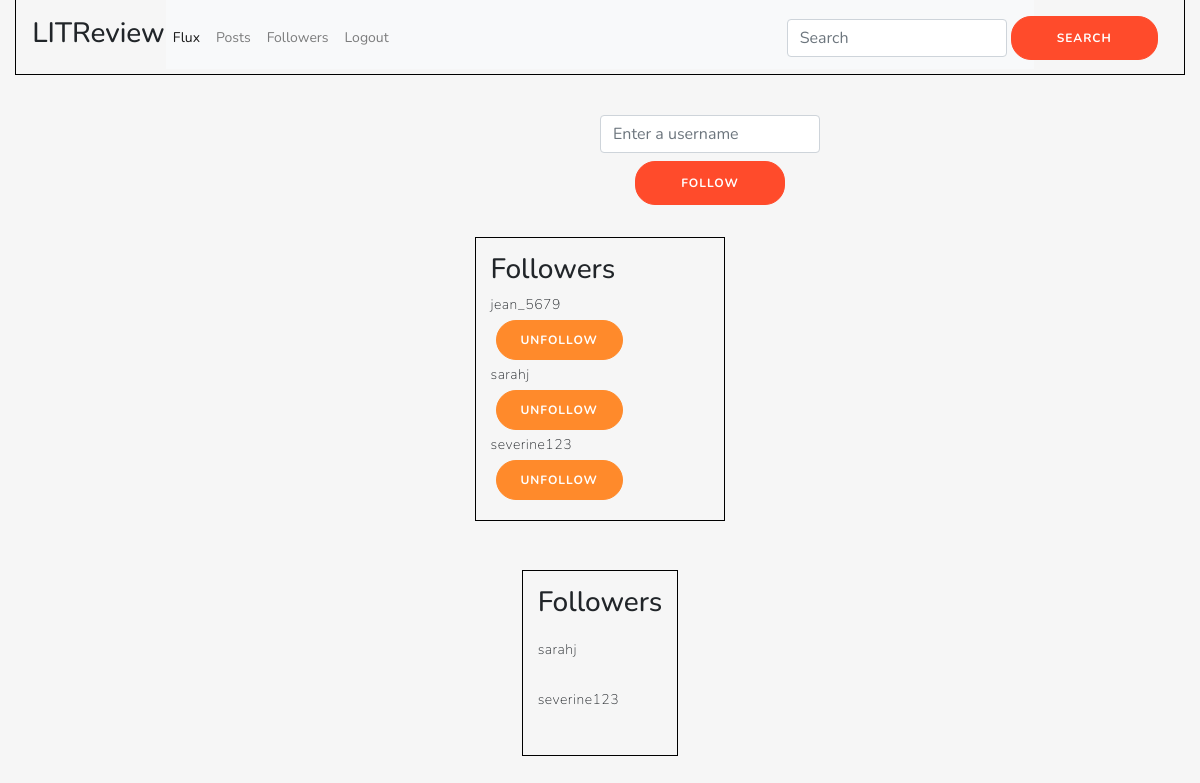
The app's page /abos/ (signed in) with its own data.
### followers/models.py (models this page shows)
class UserFollows(models.Model):
    user = models.ForeignKey(
        to=settings.AUTH_USER_MODEL, on_delete=models.CASCADE, related_name='following')
    followed_user = models.ForeignKey(
        to=settings.AUTH_USER_MODEL, on_delete=models.CASCADE, related_name='followed_by')
    class Meta:
        unique_together = ('user', 'followed_user',)
        pass

### user/models.py (models this page shows)
class User(AbstractUser):
    pass

### LITReview/views.py (the view, shortened to what this page needs)
# urls.py: path('abos/', views.abos_view, name='abos'),
@login_required
def abos_view(request):
    userfollows = get_user_follows(request.user)
    followers = get_user_followers(request.user)
    return render(request, 'abos/abos.html', locals())

### LITReview/views.py (called while the page is built)
def get_user_follows(userx):
    follows_list = UserFollows.objects.filter(user=userx)
    return follows_list

def get_user_followers(userx):
    followers_list = UserFollows.objects.filter(followed_user=userx)
    return followers_list

### templates/abos/abos.html (shortened to what this page needs)
{% extends "base_template.html" %}
{% block content %}
<br>
<div class="input-group">
    <form action="#" method="POST">
        <input type="search" name="search" class="form-control rounded" placeholder="Enter a username" id="form_f"
            aria-label="Search" aria-describedby="search-addon"/>
        <button type="submit" id="form_f">Follow</button>
    </form>
</div>
<div class="ticket_snippet">
    <h3>Followers</h3>
    {% for userfollow in userfollows %}
    <div class="follows_snippet">
        <p class="username">{{userfollow.followed_user}}</p><a href="unfollow/{{userfollow.followed_user}}"><button
                type="button" class="unfollowbutton">Unfollow</button></a>
    </div>
    {% endfor %}
</div>
<div class="ticket_snippet">
    <h3>Followers</h3>
    {% for follower in followers %}
    <div class="follows_snippet">
        <p>{{follower.user}}</p>
    </div>
    {% endfor %}
</div>
{% endblock %}

### static/style.css (style rules this page uses)
* { box-sizing: border-box; }
body { background: #f6f6f6; display: flex; justify-content: center; align-items: center; flex-direction: column; font-family: 'Nunito', sans-serif; min-height: 100vh; margin: -20px 0 50px; }
p { font-size: 14px; font-weight: 100; line-height: 20px; letter-spacing: 0.5px; margin: 20px 0 30px; }
a { color: #333; font-size: 14px; text-decoration: none; margin: 15px 0; }
button { border-radius: 20px; border: 1px solid #ff4b2b; background-color: #ff4b2b; color: #fff; font-size: 12px; font-weight: bold; padding: 12px 45px; letter-spacing: 1px; text-transform: uppercase; transition: transform 80ms ease-in; }
form { background-color: rgba(255, 255, 255, 0); display: flex; align-items: center; justify-content: center; flex-direction: column; padding: 0 50px; height: 100%; text-align: center; }
input { background-color: #eee; border: none; padding: 12px 15px; margin: 8px 0; width: 100%; }
.ticket_snippet { border: solid black 0.2px; padding: 15px; margin: auto 0; }
.username { display: inline-block; margin: auto; padding: auto; width: 90%; }
#form_f { position: relative; justify-content: center; left: 550px; }
.unfollowbutton { display: inline-block; margin: auto; margin: 5px; padding: 10px 24px; border: 1px solid #ff8a2b; background-color: #ff8a2b; }

### records on screen
UserFollows: followed_user "jean_5679"
UserFollows: followed_user "sarahj"
UserFollows: followed_user "severine123"
UserFollows: user "sarahj"
UserFollows: user "severine123"
